Frame 1 (no input): blank canvas, image omitted
Frame 60 (no input): blank canvas, image omitted
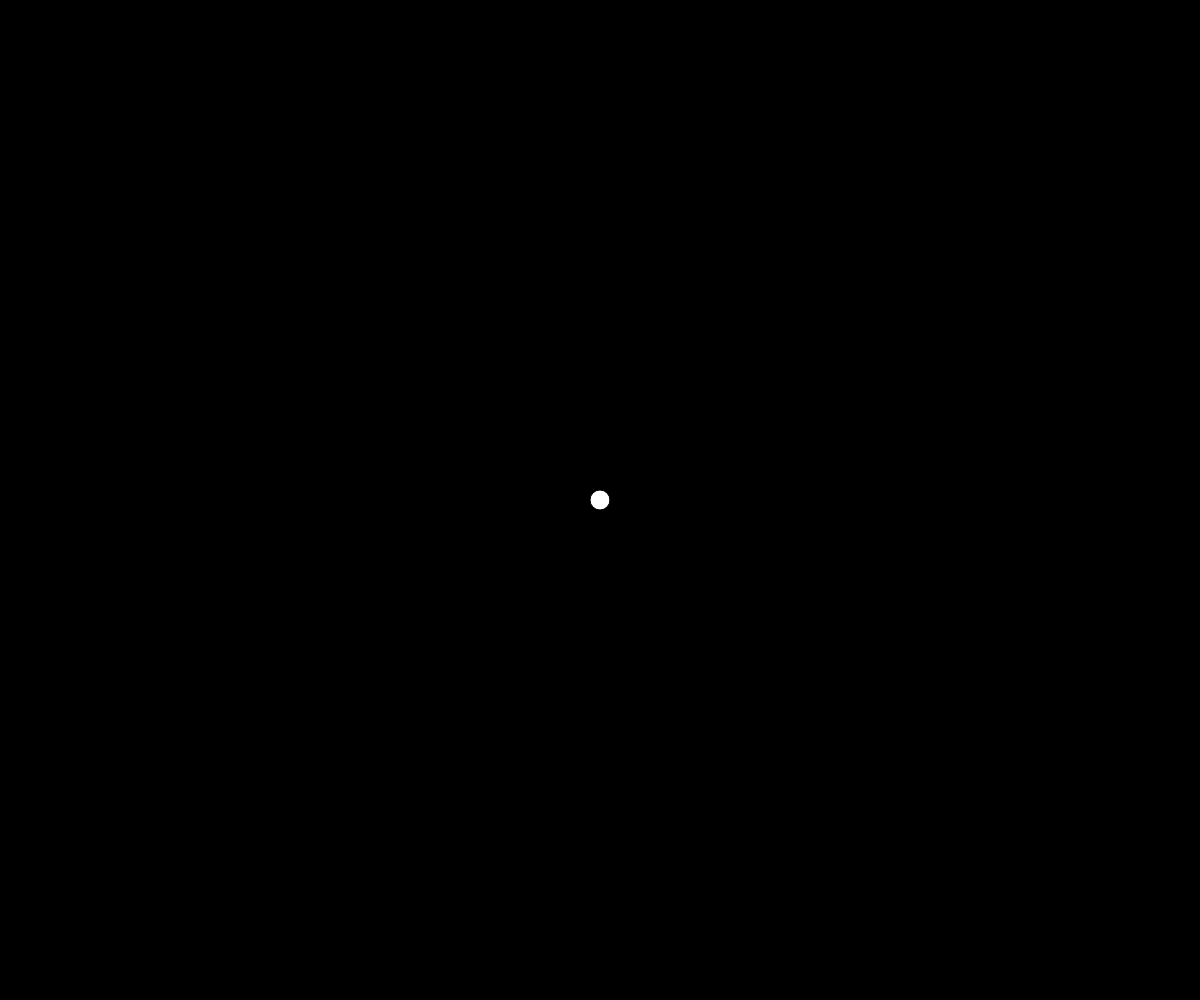
Frame 120 (the mouse pressed at the canvas centre since frame 60)

The p5.js sketch whose frames 1 and 60 were blank and that drew this single picture after the mouse press (run headless with seeded random() and noise() and a simulated clock; from frame 60 on, the mouse is pressed at the canvas centre):

// p5.js sketch
// ── sketch.js
function setup() {
	
	createCanvas(windowWidth, windowHeight);
	
}

function draw() {
	
	
	// out puts the mouse position in human readable terms
	console.log("mouseX: " + mouseX + ", mouseY: " + mouseY);

	// background drawn here to keep the screen refreshed 
	//when mouse mouse and the ellipse follows
	background(0);
  	// Draw a circle at the mouse
  	fill(255);
  	ellipse(mouseX, mouseY, 20, 20);

  


}
